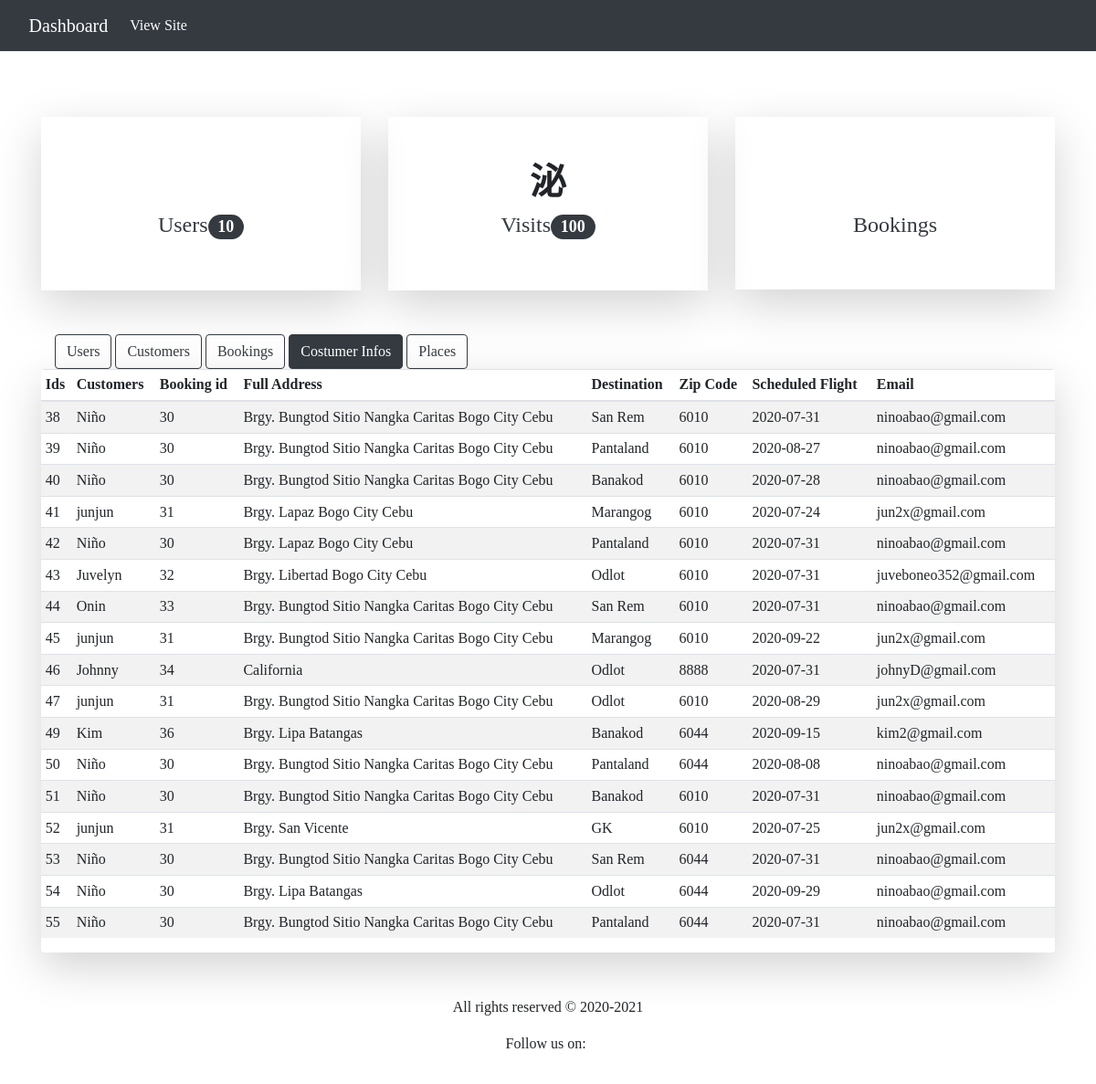
The page /dashboard/dashboard-customer-infos/ (signed in) on the database as committed earlier.
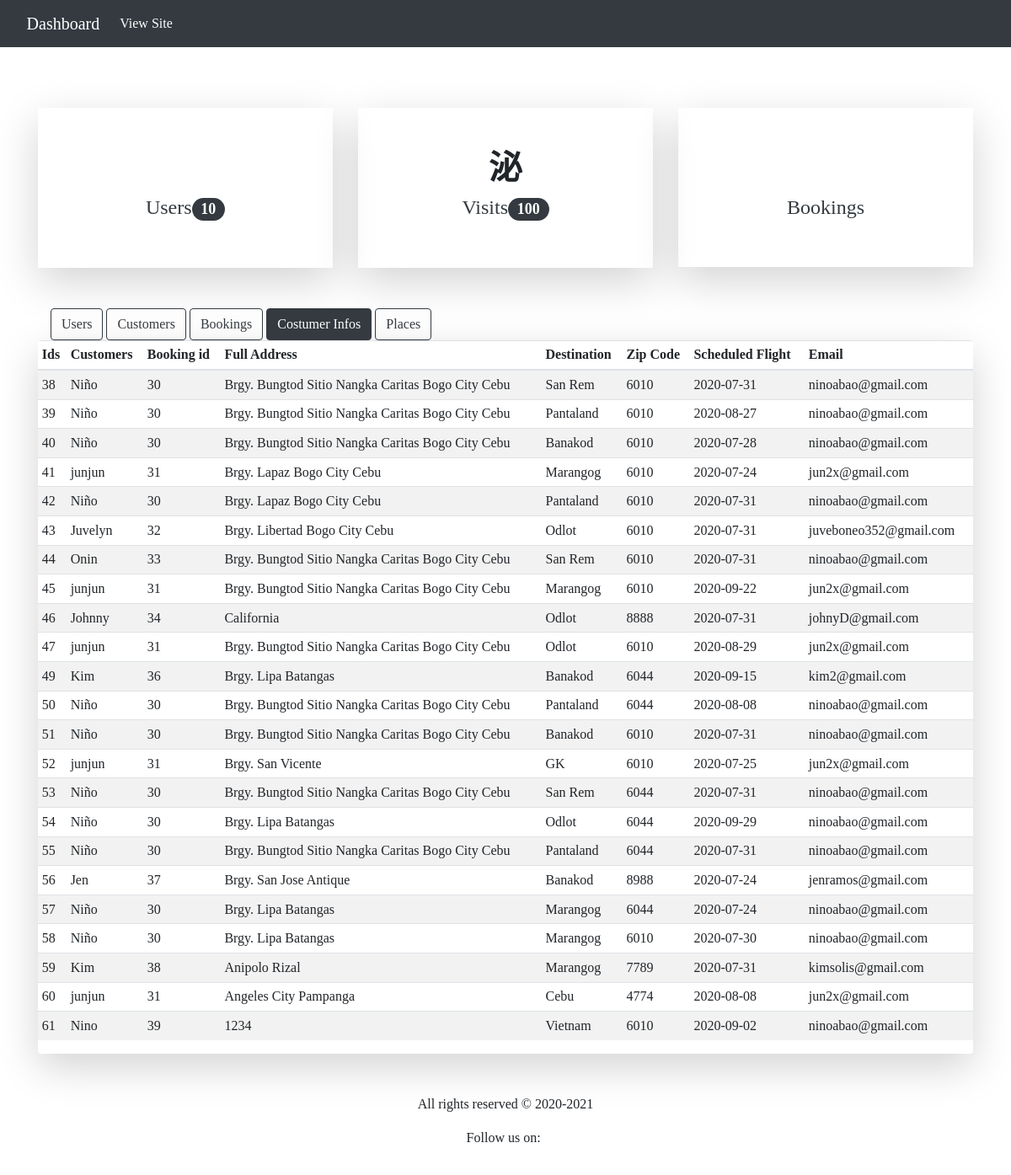
The same page on the database as committed later.
### travel/models.py (models this page shows, shortened)
class CustomerInfo(models.Model):
	customer = models.ForeignKey(Customer, on_delete=models.SET_NULL, blank=True, null=True)
	booking = models.ForeignKey(Booking, on_delete=models.SET_NULL, blank=True, null=True)
	full_address = models.CharField(max_length=100, null=True)
	destination = models.CharField(max_length=100, null=True)
	zipcode = models.CharField(max_length=100, null=True)
	booking_date = models.CharField(max_length=100, null=True)
	email = models.EmailField(max_length=100, null=True)
	date_added = models.DateTimeField(auto_now_add=True)

class Customer(models.Model):
	user = models.CharField(max_length=100, null=True)
	first_name = models.CharField(max_length=100, null=True)
	last_name = models.CharField(max_length=100, null=True)
	def __str__(self):
		return self.first_name

class Booking(models.Model):
	customer = models.ForeignKey(Customer, on_delete=models.SET_NULL, blank=True, null=True)
	date_booked = models.DateTimeField(auto_now_add=True)
	complete = models.BooleanField(default=False, null=True, blank=True)
	transaction_id = models.CharField(max_length=100, null=True)
	def __str__(self):
		return str(self.id)

### travel_crm/views.py (the view)
# urls.py: path('dashboard-customer-infos/',DashboardCustomerInfos.as_view(), name="travel-dashboard-customer-infos"),
@method_decorator(staff_member_required, name='dispatch')
class DashboardCustomerInfos(ListView):
	model = CustomerInfo
	template_name = 'travel_crm/dashboard-customer-infos.html'
	context_object_name = 'customerinfos'
	extra_context = {
		'title':'Customer Infos'
	}

### travel_crm/templates/travel_crm/dashboard-customer-infos.html
{% extends "travel_crm/base.html" %}
{% block content %}
	<div class="container mt-3 mb-5">
		<div class="row">
			<div class="col-lg-12">
				<div class="container">
					<a href="{% url 'travel-dashboard-users' %}" class="btn btn-outline-dark">Users</a>
					<a href="{% url 'travel-dashboard-customers' %}" class="btn btn-outline-dark">Customers</a>
					<a href="{% url 'travel-dashboard-bookings' %}" class="btn btn-outline-dark">Bookings</a>
					<a href="{% url 'travel-dashboard-customer-infos' %}" class="btn btn-dark">Costumer Infos</a>
					<a href="{% url 'travel-dashboard-places' %}" class="btn btn-outline-dark">Places</a>
				</div>
				<div class="table-responsive shadow-lg rounded">
	        <table class="table table-striped table-sm">
	          <thead>
	            <tr>
	              <th>Ids</th>
	              <th>Customers</th>
	              <th>Booking id</th>
	              <th>Full Address</th>
	              <th>Destination</th>
	              <th>Zip Code</th>
	              <th>Scheduled Flight</th>
	              <th>Email</th>
	            </tr>
	          </thead>
	          <tbody>
	          	{% for customerinfo in customerinfos %}
		            <tr>
		            	<td>{{ customerinfo.id }}</td>
		            	<td>{{ customerinfo.customer }}</td>
		            	<td>{{ customerinfo.booking }}</td>
		              <td>{{ customerinfo.full_address }}</td>
		              <td>{{ customerinfo.destination }}</td>
		              <td>{{ customerinfo.zipcode }}</td>
		              <td>{{ customerinfo.booking_date }}</td>
		              <td>{{ customerinfo.email }}</td>
		            </tr>
	            {% endfor %}
	          </tbody>
	        </table>
	      </div>
			</div>
		</div>
	</div>
{% endblock content %}

Rows that differ between the two databases and show on the page:
added CustomerInfo: id "56", customer "Jen", booking "37", full_address "Brgy. San Jose Antique", destination "Banakod", zipcode "8988", booking_date "2020-07-24", email "jenramos@gmail.com"
added CustomerInfo: id "57", customer "Niño", booking "30", full_address "Brgy. Lipa Batangas", destination "Marangog", zipcode "6044", booking_date "2020-07-24", email "ninoabao@gmail.com"
added CustomerInfo: id "58", customer "Niño", booking "30", full_address "Brgy. Lipa Batangas", destination "Marangog", zipcode "6010", booking_date "2020-07-30", email "ninoabao@gmail.com"
added CustomerInfo: id "59", customer "Kim", booking "38", full_address "Anipolo Rizal", destination "Marangog", zipcode "7789", booking_date "2020-07-31", email "kimsolis@gmail.com"
added CustomerInfo: id "60", customer "junjun", booking "31", full_address "Angeles City Pampanga", destination "Cebu", zipcode "4774", booking_date "2020-08-08", email "jun2x@gmail.com"
added CustomerInfo: id "61", customer "Nino", booking "39", full_address "1234", destination "Vietnam", zipcode "6010", booking_date "2020-09-02", email "ninoabao@gmail.com"
